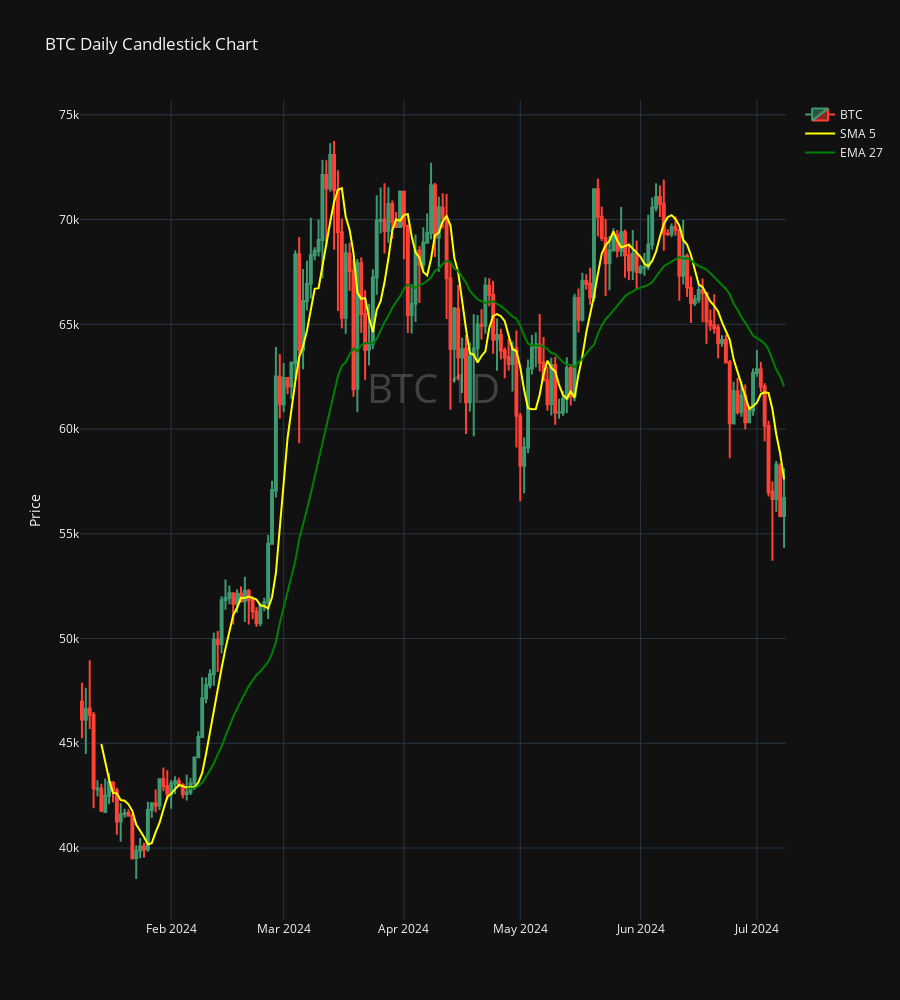

The cell this chart's notebook holds for it:
### Code cell
fig = make_subplots(rows=1, cols=1, shared_xaxes=True, vertical_spacing=0.05)

fig.add_trace(go.Candlestick(x=btc.index,
                             open=btc['Open'],
                             high=btc['High'],
                             low=btc['Low'],
                             close=btc['Adj Close'],
                             name='BTC'))

fig.add_trace(go.Scatter(x=btc.index,
                         y=btc['Fast'],
                         mode='lines',
                         line=dict(color='yellow'),
                         name='SMA 5'))

fig.add_trace(go.Scatter(x=btc.index,
                         y=btc['Slow'],
                         mode='lines',
                         line=dict(color='green'),
                         name='EMA 27'))

fig.add_annotation(text='BTC 1D',
                    font=dict(color='white', size=40),
                    xref='paper', yref='paper',
                    x=0.5, y=0.65,
                    showarrow=False,
                    opacity=0.2)

fig.update_layout(title='BTC Daily Candlestick Chart',
                  yaxis=dict(title='Price'),
                  height=1000,
                 template = 'plotly_dark')

fig.update_xaxes(rangeslider_visible=False)
fig.show()

### Figure 1 — Plotly figure (JSON) as saved in the notebook; plotly's stock layout.template omitted (floating-point values rounded to 4 significant figures; data arrays with more than 128 entries replaced by an {"elided": "..."} marker saying what was removed)
{"data": [{"close": {"elided": "182 float values"}, "high": {"elided": "182 float values"}, "low": {"elided": "182 float values"}, "name": "BTC", "open": {"elided": "182 float values"}, "type": "candlestick", "x": {"elided": "182 str values"}}, {"line": {"color": "yellow"}, "mode": "lines", "name": "SMA 5", "type": "scatter", "x": {"elided": "182 str values"}, "y": {"elided": "182 float values"}}, {"line": {"color": "green"}, "mode": "lines", "name": "EMA 27", "type": "scatter", "x": {"elided": "182 str values"}, "y": {"elided": "182 float values"}}], "layout": {"annotations": [{"font": {"color": "white", "size": 40}, "opacity": 0.2, "showarrow": false, "text": "BTC 1D", "x": 0.5, "xref": "paper", "y": 0.65, "yref": "paper"}], "height": 1000, "title": {"text": "BTC Daily Candlestick Chart"}, "xaxis": {"anchor": "y", "domain": [0, 1], "rangeslider": {"visible": false}}, "yaxis": {"anchor": "x", "domain": [0, 1], "title": {"text": "Price"}}}}
